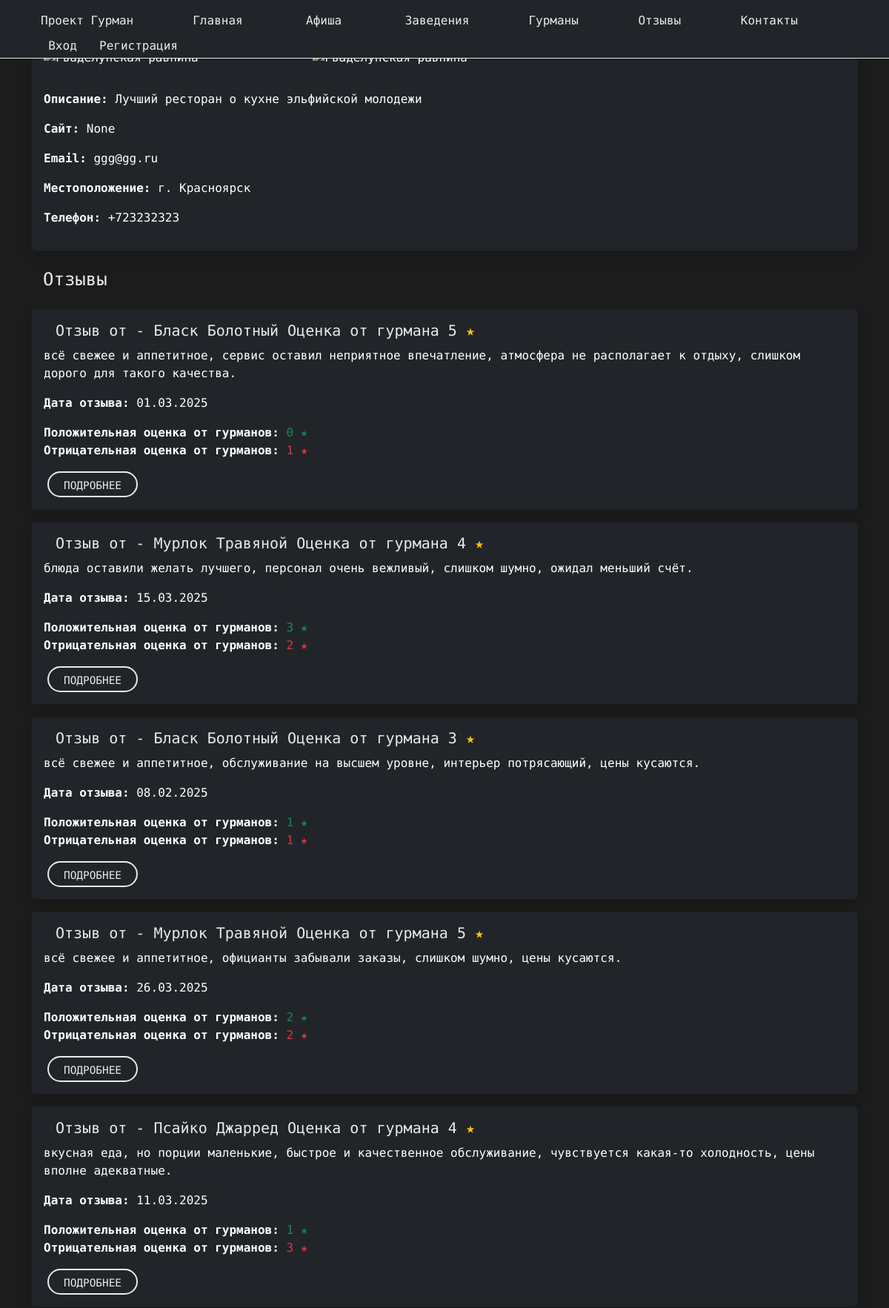
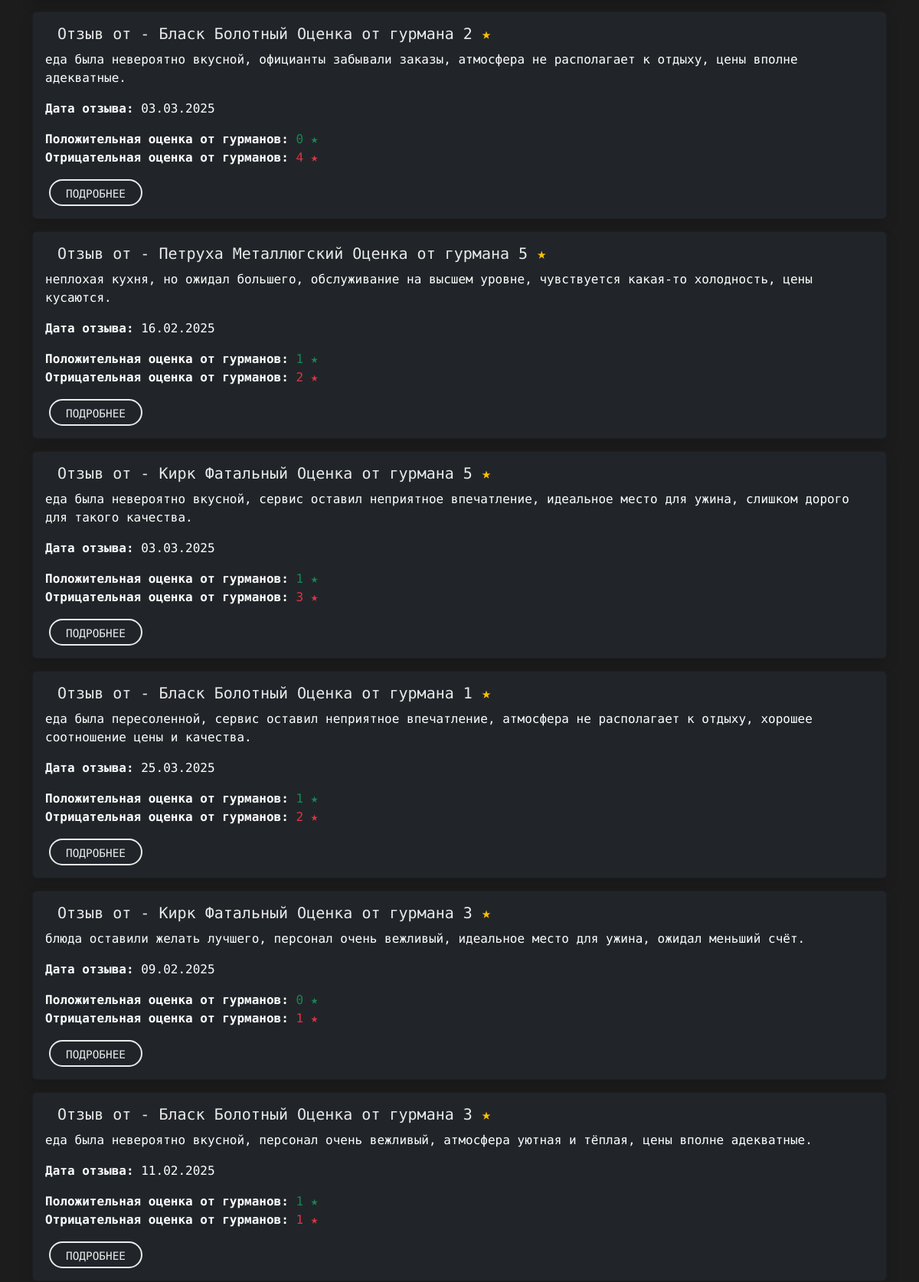
Screenshot of /place/gvadelupa/ (upper part) with the database file from the repository (2 pictures, top to bottom).
### landing/models.py (models this page shows, shortened)
class Place(models.Model):
    name = models.CharField(max_length=100)
    description = models.TextField()
    place_email = models.EmailField()
    location = models.TextField()
    rating = models.DecimalField(max_digits=3, decimal_places=1, default=0.0)
    phone = models.TextField(max_length=50)
    website = models.URLField(max_length=200, blank=True, null=True)
    owner = models.ForeignKey(
        settings.AUTH_USER_MODEL,
        on_delete=models.SET_NULL,
        null=True,
        blank=True,
        related_name='owned_places'
    )
    slug = models.SlugField(max_length=100, blank=True, unique=True, verbose_name="Слаг")

class Review(models.Model):
    name = models.CharField(max_length=50)
    review_date = models.DateTimeField(auto_now_add=True)
    description = models.TextField()
    gourmand_rating = models.IntegerField(null=True, blank=True, default=None)
    positive_rating = models.IntegerField(default=0)
    negative_rating = models.IntegerField(default=0)
    gourmand = models.ForeignKey(
        settings.AUTH_USER_MODEL,
        on_delete=models.DO_NOTHING,
        related_name='reviews'
    )
    place = models.ForeignKey('Place', on_delete=models.CASCADE, related_name='reviews')
    slug = models.SlugField(max_length=100, blank=True, unique=True, verbose_name="Слаг")

class User(AbstractBaseUser, PermissionsMixin):
    ROLE_CHOICES = (
        ("gourmand", "Гурман"),
        ("owner", "Владелец заведения"),
    )
    email = models.EmailField(unique=True)
    first_name = models.CharField(max_length=30, blank=True)
    last_name = models.CharField(max_length=30, blank=True)
    role = models.CharField(max_length=10, choices=ROLE_CHOICES, default="gourmand", db_index=True)  # Индекс на role
    is_active = models.BooleanField(default=True)
    is_staff = models.BooleanField(default=False)
    slug = models.SlugField(max_length=100, blank=True, unique=True, verbose_name="Слаг")
    date_joined = models.DateTimeField(auto_now_add=True, db_index=True)  # Индекс на date_joined
    objects = UserManager()
    USERNAME_FIELD = "email"
    REQUIRED_FIELDS = ["first_name", "last_name"]

### landing/views.py (the view, shortened to what this page needs)
# urls.py: path('place/<slug:slug>/', views.place, name='place'),
def place(request, slug):
    place_obj = get_object_or_404(Place, slug=slug)
    reviews = Review.objects.filter(place=place_obj)
    context = {
        'place': place_obj,
        'reviews': reviews,
    }
    return render(request, 'places/place.html', context)

### templates/places/place.html (shortened to what this page needs)
{% extends 'landing/base.html' %}
{% load static math_filters %}
{% block content %}
<div class="container my-4 my-md-5">
    <div class="card bg-dark text-white shadow">
        {% if place.images.exists %}
            <div class="row g-2 p-3">
                {% for image in place.images.all %}
                    <div class="col-md-4">
                    </div>
                {% endfor %}
            </div>
        {% else %}
            <img src="{% static 'img/default.png' %}"
                 class="card-img-top img-fluid"
                 alt="{{ place.name }}"
                 style="height: 200px; object-fit: contain;">
        {% endif %}
        <div class="card-body">
            <p><strong>Описание:</strong> {{ place.description }}</p>
            <p><strong>Сайт:</strong> {{ place.website }}</p>
            <p><strong>Email:</strong> {{ place.place_email }}</p>
            <p><strong>Местоположение:</strong> {{ place.location }}</p>
            <p><strong>Телефон:</strong> {{ place.phone }}</p>
        </div>
    </div>
    {% if reviews %}
        <h3 class="mt-4 custom-text-color">Отзывы</h3>
        {% for review in reviews %}
            <div class="card bg-dark text-white shadow mt-3">
                <div class="card-body">
                    <h5 class="custom-text-color">Отзыв от - {{ review.gourmand.first_name }} {{ review.gourmand.last_name }} Оценка от гурмана {{ review.gourmand_rating }} <span class="text-warning">★</span></h5>
                    <p>{{ review.description|truncatewords:20 }}</p>
                    <p><strong>Дата отзыва:</strong> {{ review.review_date|date:"d.m.Y" }}</p>
                    <p>
                        <strong>Положительная оценка от гурманов:</strong>
                        <span class="text-success">{{ review.positive_rating }} ★</span><br>
                        <strong>Отрицательная оценка от гурманов:</strong>
                        <span class="text-danger">{{ review.negative_rating }} ★</span>
                    </p>
                    <div class="button_user">
                        <a href="{% url 'review' review.id %}" class="custom-button custom-text-color">Подробнее</a>
                    </div>
                </div>
            </div>
        {% endfor %}
    {% endif %}
</div>
{% endblock %}

### landing/static/css/style.css (style rules this page uses)
body { background-color: #1c1c1c; color: white; font-family: 'LXGW WenKai Mono TC', 'Arial', sans-serif; min-height: 100vh; display: flex; flex-direction: column; }
a { color: #1f1f1f; text-decoration: none !important; outline: none !important; transition: all 0.3s ease-in-out; }
h1, h2, h3, h4, h5, h6 { letter-spacing: 0; font-weight: normal; position: relative; padding: 0 0 10px 0; line-height: normal; color: #111111; margin: 0; }
h3 { font-size: 24px; }
h5 { font-size: 20px; }
.button_user a { float: left; min-width: 75px; height: 35px; text-align: center; line-height: 35px; position: relative; padding: 0 15px; margin: 0 2px; }
.button_user .custom-button { display: inline-block; min-width: 120px; height: 35px; line-height: 35px; text-align: center; padding: 0 20px; margin: 0 5px; color: #eaeaea; border: 2px solid #eaeaea; border-radius: 25px; transition: all 0.3s ease; text-transform: uppercase; font-size: 0.9rem; }
.custom-text-color { color: #eaeaea; padding-right: 1rem; padding-left: 1rem; }
.card-body { padding-top: 1rem!important; padding-right: 1rem!important; }

### rows the page displays
Place: description "Лучший ресторан о кухне эльфийской молодежи", website "None", place_email "ggg@gg.ru", location "г. Красноярск", phone "+723232323"
Review: gourmand.first_name "Бласк", gourmand.last_name "Болотный", gourmand_rating "5", description "всё свежее и аппетитное, сервис оставил неприятное впечатление, атмосфера не располагает к отдыху, слишком дорого для такого качества.", review_date "01.03.2025", positive_rating "0", negative_rating "1"
Review: gourmand.first_name "Мурлок", gourmand.last_name "Травяной", gourmand_rating "4", description "блюда оставили желать лучшего, персонал очень вежливый, слишком шумно, ожидал меньший счёт.", review_date "15.03.2025", positive_rating "3", negative_rating "2"
Review: gourmand.first_name "Бласк", gourmand.last_name "Болотный", gourmand_rating "3", description "всё свежее и аппетитное, обслуживание на высшем уровне, интерьер потрясающий, цены кусаются.", review_date "08.02.2025", positive_rating "1", negative_rating "1"
Review: gourmand.first_name "Мурлок", gourmand.last_name "Травяной", gourmand_rating "5", description "всё свежее и аппетитное, официанты забывали заказы, слишком шумно, цены кусаются.", review_date "26.03.2025", positive_rating "2", negative_rating "2"
Review: gourmand.first_name "Псайко", gourmand.last_name "Джарред", gourmand_rating "4", description "вкусная еда, но порции маленькие, быстрое и качественное обслуживание, чувствуется какая-то холодность, цены вполне адекватные.", review_date "11.03.2025", positive_rating "1", negative_rating "3"
Review: gourmand.first_name "Бласк", gourmand.last_name "Болотный", gourmand_rating "2", description "еда была невероятно вкусной, официанты забывали заказы, атмосфера не располагает к отдыху, цены вполне адекватные.", review_date "03.03.2025", positive_rating "0", negative_rating "4"
Review: gourmand.first_name "Петруха", gourmand.last_name "Металлюгский", gourmand_rating "5", description "неплохая кухня, но ожидал большего, обслуживание на высшем уровне, чувствуется какая-то холодность, цены кусаются.", review_date "16.02.2025", positive_rating "1", negative_rating "2"
Review: gourmand.first_name "Кирк", gourmand.last_name "Фатальный", gourmand_rating "5", description "еда была невероятно вкусной, сервис оставил неприятное впечатление, идеальное место для ужина, слишком дорого для такого качества.", review_date "03.03.2025", positive_rating "1", negative_rating "3"
Review: gourmand.first_name "Бласк", gourmand.last_name "Болотный", gourmand_rating "1", description "еда была пересоленной, сервис оставил неприятное впечатление, атмосфера не располагает к отдыху, хорошее соотношение цены и качества.", review_date "25.03.2025", positive_rating "1", negative_rating "2"
Review: gourmand.first_name "Кирк", gourmand.last_name "Фатальный", gourmand_rating "3", description "блюда оставили желать лучшего, персонал очень вежливый, идеальное место для ужина, ожидал меньший счёт.", review_date "09.02.2025", positive_rating "0", negative_rating "1"
Review: gourmand.first_name "Бласк", gourmand.last_name "Болотный", gourmand_rating "3", description "еда была невероятно вкусной, персонал очень вежливый, атмосфера уютная и тёплая, цены вполне адекватные.", review_date "11.02.2025", positive_rating "1", negative_rating "1"
